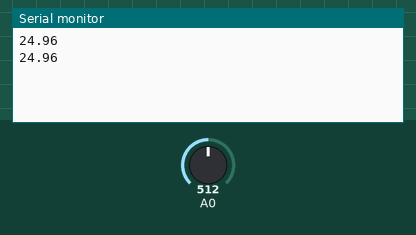
Simulated run of this sketch. Board: Arduino Uno, built with avr-gcc and run on an emulated ATmega328P. Parts: the last lines printed to the serial monitor. The inputs (shaded band) are chosen by the test bench; at power-on: A0 = 512.

Above: at 1.8 s.
1.9 s: A0 set to 716
At 2.8 s:
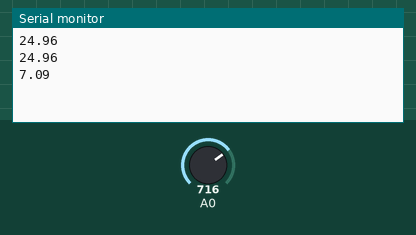
3.4 s: A0 set to 900
At 4.8 s:
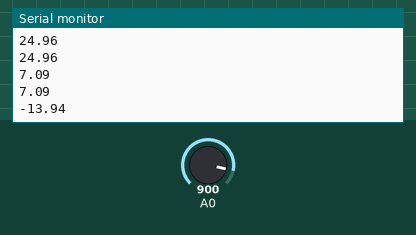
Timing chart, 0 to 6.4 s (numbered marks = the images above; inputs shaded):
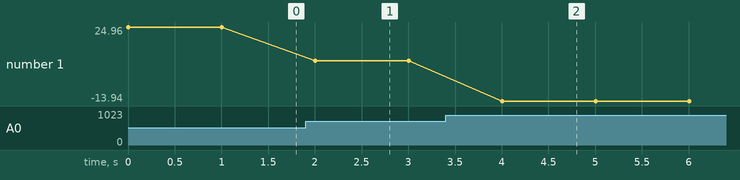

Measured:
- after the input at 1.9 s, the serial monitor: prints a new line after 0.10 s (image 1)
- after the input at 3.4 s, the serial monitor: prints a new line after 0.60 s (image 2)
- plotted number 1: 24.96 → 7.09 after the input at 1.9 s, 7.09 → -13.94 after the input at 3.4 s

The sketch:

sketch_mar17a.ino
```cpp
#include <Thermistor.h>
#include <NTC_Thermistor.h>

#define SENSOR_PIN 0
#define Referenzwiderstand 10000
#define Nominalwiderstand 10000
#define Nominaltemperatur 25
#define BWert 3950

Thermistor* thermistor;

void setup() {
  // put your setup code here, to run once:
  Serial.begin(9600);
  thermistor = new NTC_Thermistor(SENSOR_PIN, Referenzwiderstand, Nominalwiderstand, Nominaltemperatur, BWert);

}

void loop() {
  // put your main code here, to run repeatedly:
  Serial.println( thermistor -> readCelsius());
  delay(1000);
}
```
